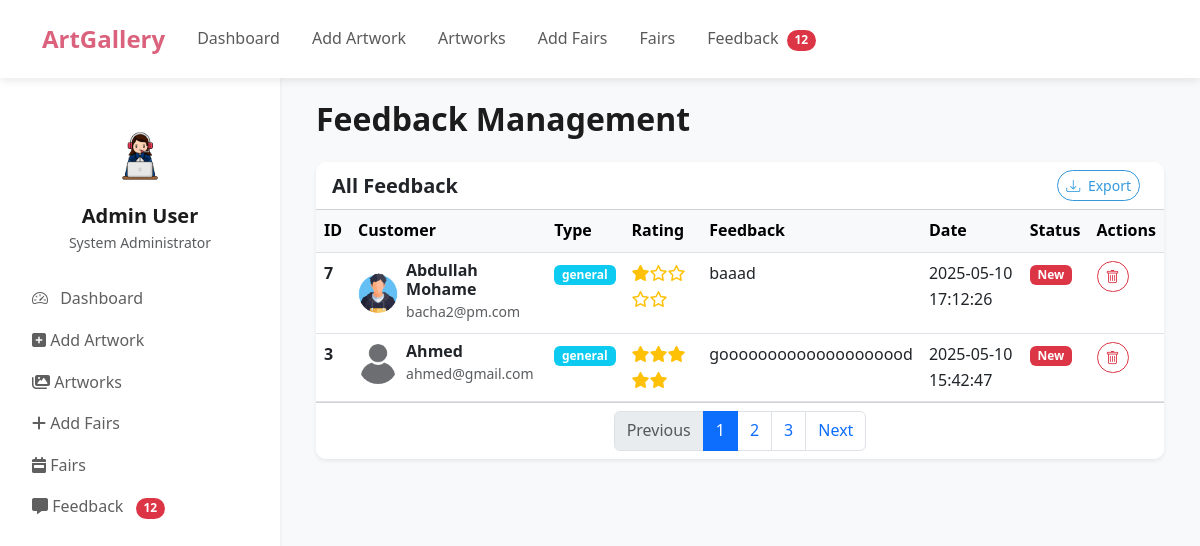
The page /admin/admin-feedback.php on the database as committed earlier.
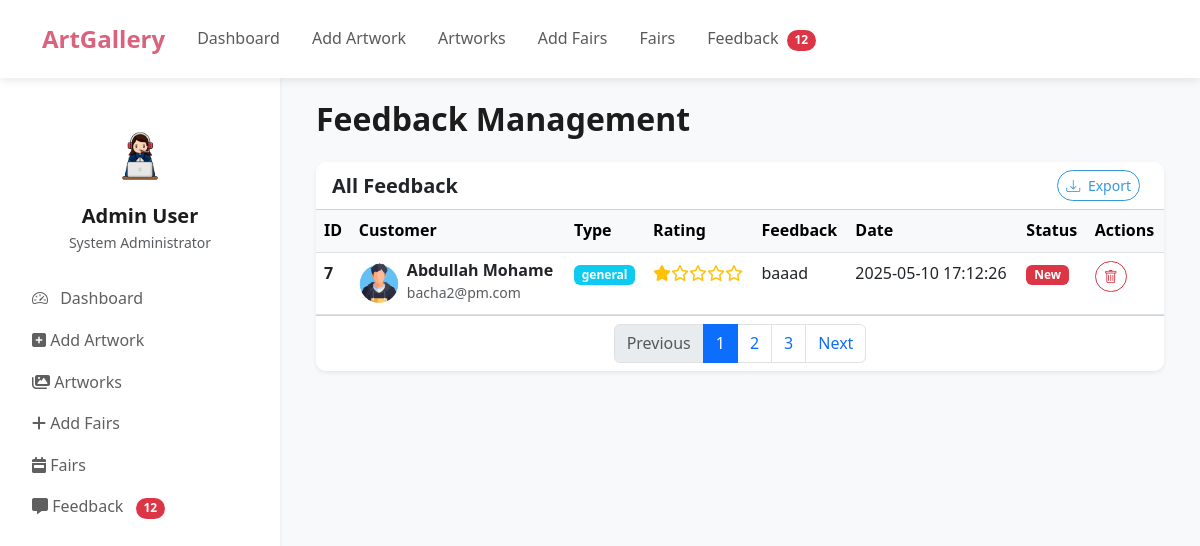
The same page on the database as committed later.
### tables this page shows
CREATE TABLE `feedback` (
  `id` int(11) NOT NULL,
  `user_id` int(11) DEFAULT NULL,
  `rating` int(1) NOT NULL DEFAULT 0,
  `feedback_type` enum('general','suggestion','question') NOT NULL,
  `subject` varchar(255) NOT NULL,
  `message` text NOT NULL,
  `email` varchar(255) NOT NULL,
  `submitted_at` timestamp NOT NULL DEFAULT current_timestamp()
);

CREATE TABLE `users` (
  `id` int(11) NOT NULL,
  `name` varchar(255) NOT NULL,
  `email` varchar(255) NOT NULL,
  `password` varchar(255) NOT NULL,
  `role` varchar(255) NOT NULL,
  `image` varchar(255) NOT NULL DEFAULT 'uploads/profile/unknown.png',
  `work_name` varchar(100) DEFAULT NULL,
  `bio` varchar(255) DEFAULT NULL
);

### class/class.php (called while the page is built, shortened)
<?php
class Admin extends User
{
    public function ShowFeedback()
    {
        require_once('../includes/conn.php');
        $showFeedback = "SELECT feedback.*, users.name, users.image
                            FROM feedback
                            JOIN users ON feedback.user_id = users.id
                            ORDER BY feedback.id DESC";
        $showFeedbackResult = mysqli_query($conn, $showFeedback);
        return $showFeedbackResult;
    }
}

### admin/admin-feedback.php (the view, shortened to what the changed rows need)
<!DOCTYPE html>
<html lang="en">
<head>
    <link href="https://cdn.jsdelivr.net/npm/bootstrap@5.3.0-alpha1/dist/css/bootstrap.min.css" rel="stylesheet">
    <link rel="stylesheet" href="https://cdn.jsdelivr.net/npm/bootstrap-icons@1.10.3/font/bootstrap-icons.css">
    <link rel="stylesheet" href="../assets/css/style.css">
    <link rel="stylesheet" href="https://cdnjs.cloudflare.com/ajax/libs/font-awesome/6.6.0/css/all.min.css" />
</head>
<body>
    <div class="d-flex">
        <?php
        include 'includes/header.php';
        ?>
        <div class="main-content p-4 bg-light">
            <div class="container-fluid">
                <div class="d-flex justify-content-between align-items-center mb-4">
                    <h2 class="mb-0">Feedback Management</h2>
                </div>
                <div class="card border-0 shadow-sm">
                    <div class="card-body p-0">
                        <div class="table-responsive">
                            <table class="table table-hover mb-0">
                                <thead class="table-light">
                                    <tr>
                                        <th>ID</th>
                                        <th>Customer</th>
                                        <th>Type</th>
                                        <th>Rating</th>
                                        <th>Feedback</th>
                                        <th>Date</th>
                                        <th>Status</th>
                                        <th>Actions</th>
                                    </tr>
                                </thead>
                                <tbody>
                                    <?php
                                    require_once('../class/class.php');
                                    $admin = new Admin();
                                    $rowData = $admin->ShowFeedback();
                                    while ($row = mysqli_fetch_assoc($rowData)) {
                                    ?>
                                        <tr>
                                            <td>
                                                <b><?php echo $row['id'] ?></b>
                                            </td>
                                            <td>
                                                <div class="d-flex align-items-center">
                                                    <img src="../back/<?php echo $row['image'] ?>" class="rounded-circle me-2" alt="User" width="40px">
                                                    <div>
                                                        <h6 class="mb-0"><?php echo $row['name'] ?></h6>
                                                        <small class="text-muted"><?php echo $row['email'] ?></small>
                                                    </div>
                                                </div>
                                            </td>
                                            <td><span class="badge bg-info"><?php echo $row['feedback_type'] ?></span></td>
                                            <td>
                                                <div class="text-warning">
                                                    <?php
                                                    $rating = $row['rating'];
                                                    for ($i = 1; $i <= 5; $i++) {
                                                        echo ($i <= $rating) ? '<i class="fa-solid fa-star"></i>' : '<i class="fa-regular fa-star"></i>';
                                                    }
                                                    ?>
                                                </div>
                                            </td>
                                            <td><?php echo $row['message'] ?></td>
                                            <td><?php echo $row['submitted_at'] ?></td>
                                            <td><span class="badge bg-danger">New</span></td>
                                            <td>
                                                <a href="back/handle_feedback_admin.php?id_del=<?php echo $row['id']; ?>" class="btn btn-sm btn-outline-danger">
                                                    <i class="bi bi-trash"></i>
                                                </a>
                                            </td>
                                        </tr>
                                    <?php
                                    }
                                    ?>
                                </tbody>
                            </table>
                        </div>
                    </div>
                </div>
            </div>
        </div>
    </div>
</body>
</html>

Rows that differ between the two databases and show on the page:
removed feedback: id "3", user.image (picture), user.name "Ahmed", email "ahmed@gmail.com", feedback_type "general", rating 5 (drawn), message "goooooooooooooooooood", submitted_at "2025-05-10 15:42:47"
